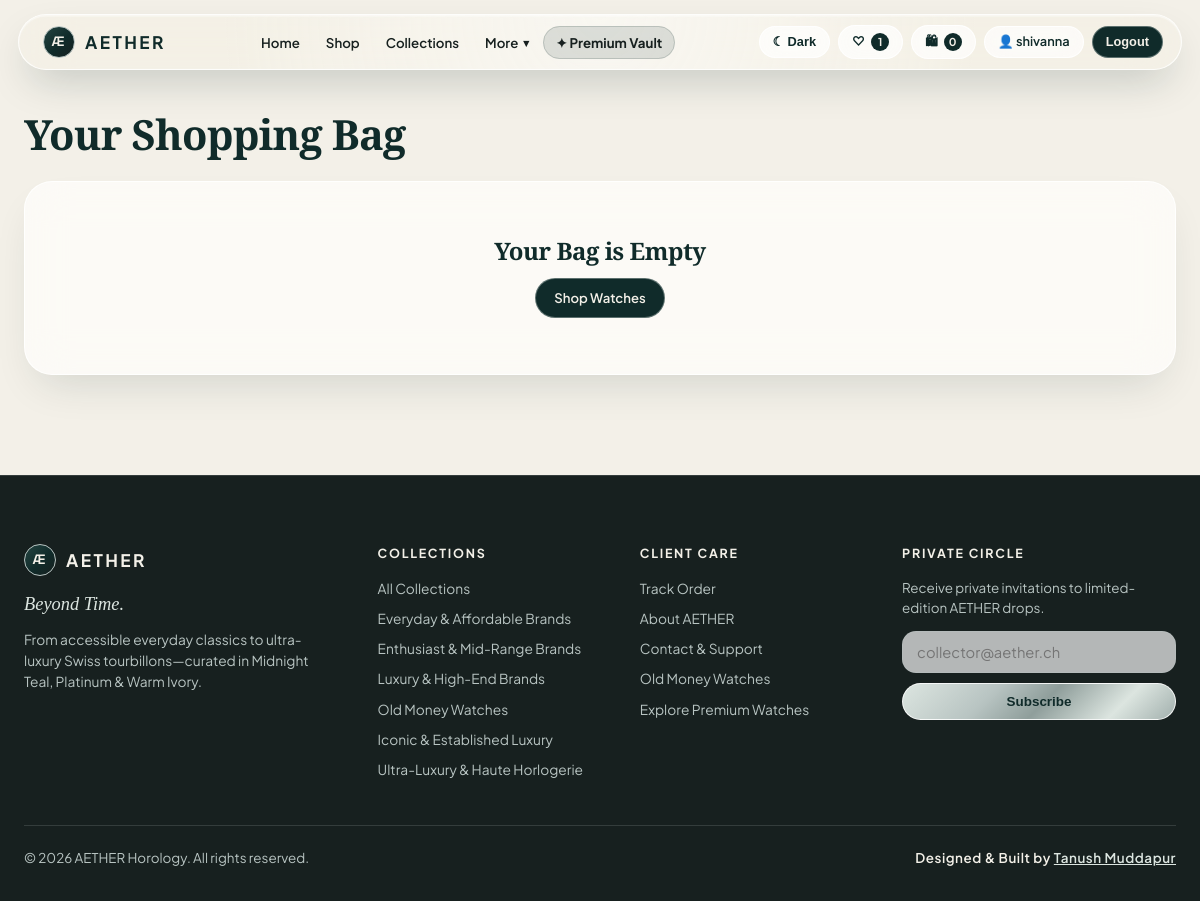
The app's page /cart/ (signed in) with its own data.
### store/models.py (models this page shows, shortened)
class Category(models.Model):
    name = models.CharField(max_length=120, unique=True)
    slug = models.SlugField(max_length=140, unique=True, blank=True)
    description = models.TextField(blank=True)
    image = models.ImageField(upload_to='collections/', blank=True, null=True)
    image_url = models.URLField(blank=True)
    display_order = models.PositiveIntegerField(default=0)
    class Meta:
        ordering = ['display_order', 'name']

### store/views.py (the view)
# urls.py: path('cart/', views.cart_view, name='cart'),
@login_required
def cart_view(request):
    cart, _ = Cart.objects.get_or_create(user=request.user)
    items = cart.items.select_related('product', 'product__category').all()
    return render(request, 'cart.html', {'cart': cart, 'items': items})

### store/context_processors.py (called while the page is built)
def global_nav_counts(request):
    cart_count = 0
    wishlist_count = 0
    wishlist_product_ids = []
    if request.user.is_authenticated:
        cart, _ = Cart.objects.get_or_create(user=request.user)
        wishlist, _ = Wishlist.objects.get_or_create(user=request.user)
        cart_count = cart.total_items
        wishlist_product_ids = list(wishlist.items.values_list('product_id', flat=True))
        wishlist_count = len(wishlist_product_ids)
    return {
        'nav_cart_count': cart_count,
        'nav_wishlist_count': wishlist_count,
        'wishlist_product_ids': wishlist_product_ids,
        'nav_collections': Category.objects.all(),
    }

### store/models.py (called while the page is built)
    @property
    def total_items(self):
        return sum(item.quantity for item in self.items.all())

### templates/cart.html
{% extends 'base.html' %}
{% block content %}
  <main style="padding: 56px 0 100px;"><div class="container">
    <h1 style="font-size:2.6rem; margin-bottom:24px;">Your Shopping Bag</h1>
    {% if items %}
      <div style="display:grid; grid-template-columns: 1.4fr 0.8fr; gap:28px;">
        <div style="display:flex; flex-direction:column; gap:14px;">
          {% for item in items %}
            <div class="glass-card" style="padding:20px; display:flex; justify-content:space-between; align-items:center; flex-wrap:wrap; gap:14px;">
              <div style="display:flex; gap:14px; align-items:center;">
                <img src="{{ item.product.get_image }}" style="width:80px; height:80px; border-radius:14px; object-fit:cover;" />
                <div><strong>{{ item.product.brand }} — {{ item.product.name }}</strong><div style="font-size:0.84rem; color:var(--text-muted);">{{ item.selected_colour }} {{ item.custom_spec }}</div></div>
              </div>
              <div style="display:flex; align-items:center; gap:10px;">
                <form method="post" action="{% url 'store:update_cart_quantity' item.id %}" style="display:flex; gap:6px;">{% csrf_token %}<button type="submit" name="action" value="decrease" class="pill-badge-btn">−</button><strong>{{ item.quantity }}</strong><button type="submit" name="action" value="increase" class="pill-badge-btn">+</button></form>
                <strong>₹{{ item.line_total|floatformat:0 }}</strong>
                <form method="post" action="{% url 'store:remove_from_cart' item.id %}">{% csrf_token %}<button type="submit" class="pill-badge-btn">Remove</button></form>
              </div>
            </div>
          {% endfor %}
        </div>
        <aside class="glass-card" style="padding:26px;">
          <h2 style="margin-bottom:14px;">Summary</h2>
          <p>Subtotal: <strong>₹{{ cart.subtotal|floatformat:0 }}</strong></p>
          <p style="margin:8px 0 18px;">Total: <strong style="font-size:1.4rem;">₹{{ cart.final_total|floatformat:0 }}</strong></p>
          <a href="{% url 'orders:checkout' %}" class="pill-primary-btn" style="width:100%; padding:13px;">Proceed to Checkout →</a>
        </aside>
      </div>
    {% else %}
      <div class="glass-card" style="padding:56px; text-align:center;"><h2>Your Bag is Empty</h2><a href="{% url 'store:shop' %}?collection=all" class="pill-primary-btn" style="margin-top:14px;">Shop Watches</a></div>
    {% endif %}
  </div></main>
{% endblock %}

### templates/base.html (shortened to what this page needs)
{% load static %}
<!DOCTYPE html>
<html lang="en">
<head>
  <link rel="stylesheet" href="{% static 'css/style.css' %}" />
</head>
<body class="{% block body_class %}{% endblock %}">
  <header class="liquid-nav-wrapper" id="liquid-nav-wrapper">
    <nav class="liquid-glass-nav" aria-label="Main Navigation">
      <a href="{% url 'store:home' %}" class="nav-brand">
        <span class="brand-emblem">Æ</span>
        <span>AETHER</span>
      </a>
      <ul class="nav-links" id="primary-nav-menu">
        <li><a href="{% url 'store:home' %}" class="{% if request.resolver_match.url_name == 'home' %}active{% endif %}">Home</a></li>
        <li><a href="{% url 'store:shop' %}?collection=all" class="{% if request.resolver_match.url_name == 'shop' %}active{% endif %}">Shop</a></li>
        <li><a href="{% url 'store:home' %}#collections">Collections</a></li>
        <li class="nav-dropdown" id="nav-more-dropdown">
          <button type="button" class="nav-dropdown-trigger {% if request.resolver_match.url_name in 'about,track_order,contact' %}active{% endif %}" onclick="toggleMoreMenu(event)">
            More <span style="font-size:0.7rem;">▾</span>
          </button>
        </li>
        {% if user.is_authenticated %}
          <li>
            <a href="{% url 'store:premium_watches' %}" class="premium-nav-pill {% if request.resolver_match.url_name == 'premium_watches' %}active{% endif %}">
              ✦ Premium Vault
            </a>
          </li>
        {% endif %}
      </ul>
      <div class="nav-actions">
        <button type="button" id="theme-toggle-btn" class="pill-badge-btn nav-compact-btn" title="Switch Light / Dark Mode">☾ Dark</button>
        {% if user.is_authenticated %}
          <a href="{% url 'store:wishlist' %}" class="pill-badge-btn nav-compact-btn" title="Wishlist">
            ♡ <span class="count-pill">{{ nav_wishlist_count }}</span>
          </a>
          <a href="{% url 'store:cart' %}" class="pill-badge-btn nav-compact-btn" title="Cart">
            🛍 <span class="count-pill">{{ nav_cart_count }}</span>
          </a>
          <a href="{% url 'accounts:dashboard' %}" class="pill-badge-btn nav-compact-btn" title="Account / Profile">
            👤 {{ user.first_name|default:user.username }}
          </a>
          <form method="post" action="{% url 'accounts:logout' %}" style="margin:0;">
            <button type="submit" class="pill-primary-btn nav-compact-btn">Logout</button>
          </form>
        {% else %}
          <a href="{% url 'accounts:login' %}" class="pill-badge-btn nav-compact-btn">Sign In</a>
          <a href="{% url 'accounts:register' %}" class="pill-primary-btn nav-compact-btn">Get Started</a>
        {% endif %}
      </div>
    </nav>
  </header>
  {% block content %}{% endblock %}
  <footer class="site-footer">
    <div class="container">
      <div class="footer-grid">
        <div>
          <a href="{% url 'store:home' %}" class="nav-brand" style="color:var(--warm-ivory); margin-bottom:14px;">
            <span class="brand-emblem">Æ</span>
            <span>AETHER</span>
          </a>
          <p style="font-family:var(--font-serif); font-style:italic; font-size:1.15rem; color:var(--mist-accent); margin-bottom:10px;">
            Beyond Time.
          </p>
          <p style="font-size:0.86rem; max-width:300px;">
            From accessible everyday classics to ultra-luxury Swiss tourbillons—curated in Midnight Teal, Platinum &amp; Warm Ivory.
          </p>
        </div>
        <div>
          <h4 style="color:var(--warm-ivory); font-size:0.78rem; letter-spacing:0.14em; text-transform:uppercase; margin-bottom:14px;">Collections</h4>
          <ul style="list-style:none; display:flex; flex-direction:column; gap:9px; font-size:0.86rem;">
            <li><a href="{% url 'store:shop' %}?collection=all">All Collections</a></li>
            {% for col in nav_collections %}
              <li><a href="{% url 'store:shop' %}?collection={{ col.slug }}">{{ col.name }}</a></li>
            {% endfor %}
          </ul>
        </div>
        <div>
          <h4 style="color:var(--warm-ivory); font-size:0.78rem; letter-spacing:0.14em; text-transform:uppercase; margin-bottom:14px;">Client Care</h4>
          <ul style="list-style:none; display:flex; flex-direction:column; gap:9px; font-size:0.86rem;">
            <li><a href="{% url 'orders:track_order' %}">Track Order</a></li>
            <li><a href="{% url 'store:about' %}">About AETHER</a></li>
            <li><a href="{% url 'store:contact' %}">Contact &amp; Support</a></li>
            <li><a href="{% url 'store:shop' %}?old_money=1">Old Money Watches</a></li>
            <li><a href="{% if user.is_authenticated %}{% url 'store:premium_watches' %}{% else %}{% url 'accounts:login' %}{% endif %}">Explore Premium Watches</a></li>
          </ul>
        </div>
        <div>
          <h4 style="color:var(--warm-ivory); font-size:0.78rem; letter-spacing:0.14em; text-transform:uppercase; margin-bottom:14px;">Private Circle</h4>
          <p style="font-size:0.84rem; margin-bottom:12px;">Receive private invitations to limited-edition AETHER drops.</p>
          <form method="post" action="{% url 'store:subscribe_newsletter' %}" style="display:flex; flex-direction:column; gap:10px;">
            <input type="email" name="email" class="aether-input" placeholder="collector@aether.ch" required />
            <button type="submit" class="pill-metallic-btn" style="width:100%;">Subscribe</button>
          </form>
        </div>
      </div>
      <div style="border-top:1px solid rgba(184,196,194,0.18); padding-top:22px; display:flex; flex-wrap:wrap; justify-content:space-between; align-items:center; gap:12px; font-size:0.84rem;">
        <span>© 2026 AETHER Horology. All rights reserved.</span>
        <span style="color:var(--warm-ivory); font-weight:600; letter-spacing:0.04em;">
          Designed &amp; Built by <span style="color:var(--mist-accent); text-decoration:underline;">Tanush Muddapur</span>
        </span>
      </div>
    </div>
  </footer>
</body>
</html>

### records on screen
Category: name "Everyday & Affordable Brands"
Category: name "Enthusiast & Mid-Range Brands"
Category: name "Luxury & High-End Brands"
Category: name "Old Money Watches"
Category: name "Iconic & Established Luxury"
Category: name "Ultra-Luxury & Haute Horlogerie"

### other values on screen
{{ nav_wishlist_count }} "1"
{{ nav_cart_count }} "0"
{{ user.first_name|default:user.username }} "shivanna"
